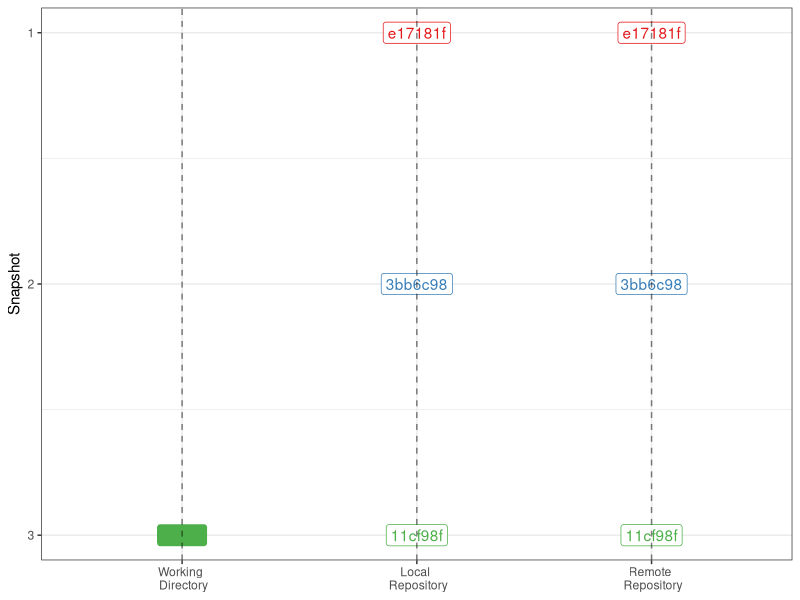
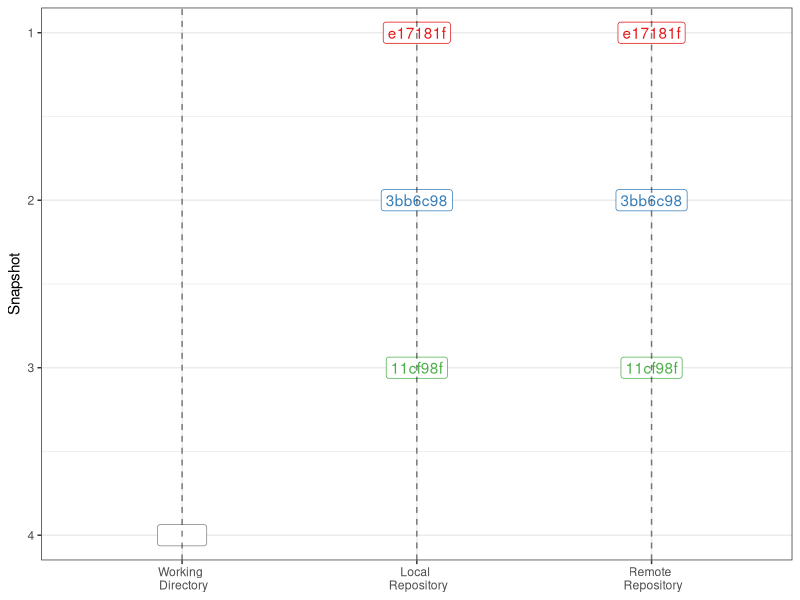
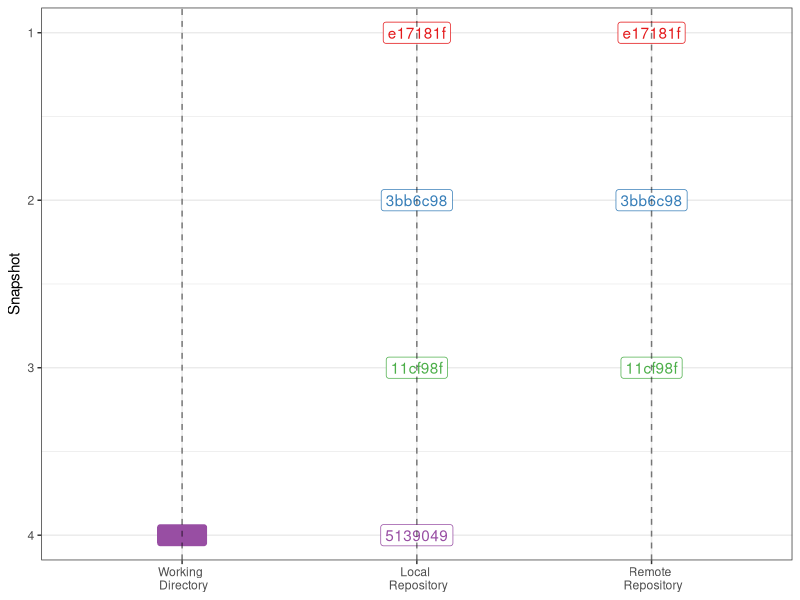
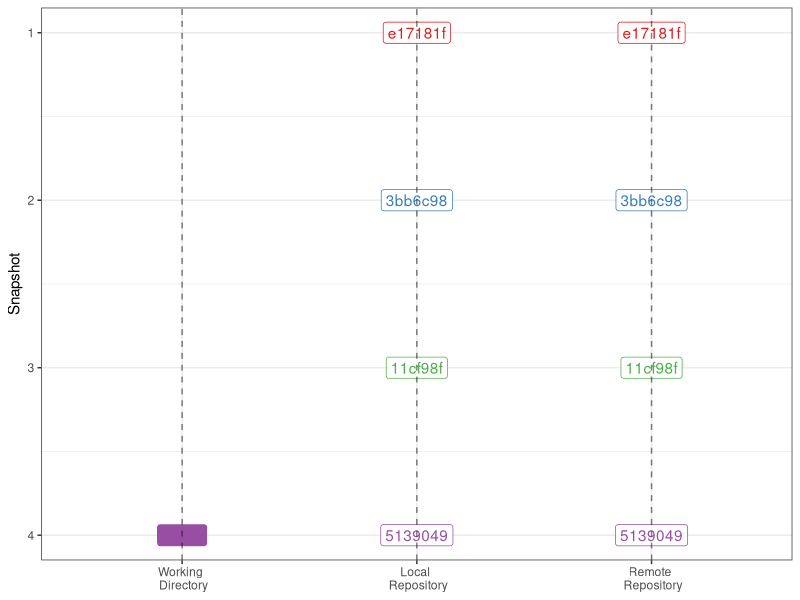
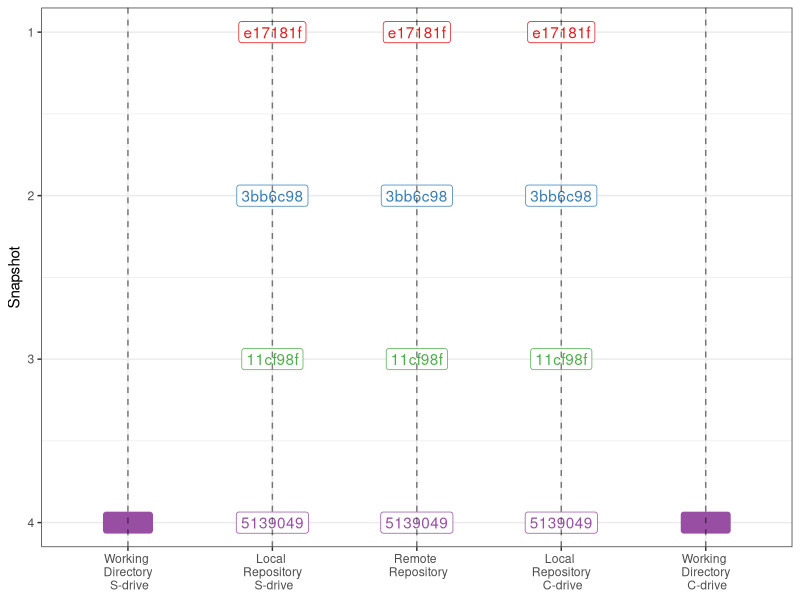
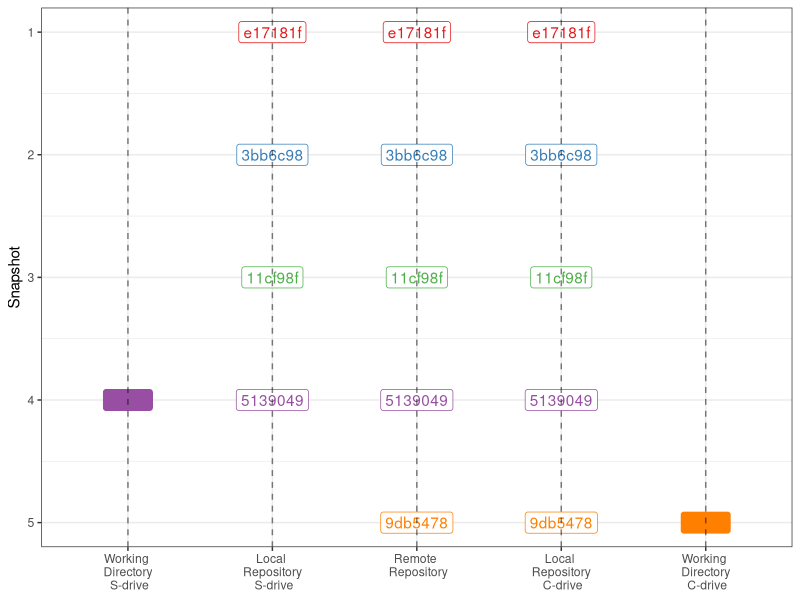

The R script that drew these images, in order:
## ---- chunk 1
#| echo: false 
#| message: false 
#| warning: false
#| label: fig-push
#| fig-cap: The Git workspace after your local repository has been pushed to a remote repository. 
#| fig-height: 4 
library(ggplot2)
library(tidyverse)
library(RColorBrewer)

sha = c("e17181f", "3bb6c98", "11cf98f")

dat <- 
  data.frame(location = c(1, 2, 2, 2, 3, 3, 3),
             snapshot = c(3, 1, 2, 3, 1, 2, 3)) %>%
  mutate(sha = sha[snapshot],
         fill = ifelse(location %in% c(1, 5), sha, ""),
         label = ifelse(location %in% c(1, 5), "          ", sha))
  
#color/fill scale
my_colors <- c("#FFFFFF", brewer.pal(9, "Set1"))
names(my_colors) <- c("", sha)

ggplot(dat, aes(x = location, y = snapshot, label = label, fill = fill, color = sha)) + 
  geom_label() +
  geom_vline(xintercept = 1:3,
             linetype = 2,
             alpha = 0.5) +
  scale_x_discrete(limits = c("Working \n Directory",
                              "Local \n Repository",
                              "Remote \n Repository")) +
  scale_y_continuous(breaks = function(x) unique(floor(pretty(seq(0, max(x) + 1) * 1.1))),
                     trans = "reverse") +
  scale_color_manual(values = my_colors) +
  scale_fill_manual(values = my_colors) +
  guides(color = "none", fill = "none") +
  labs(x = NULL, y = "Snapshot") +
  theme_bw()
## ---- chunk 2
#| echo: false 
#| message: false 
#| warning: false
#| label: fig-changewremote
#| fig-cap: The Git workspace after the working directory has been changed leaving the local and remote repositories out-of-date. 
#| fig-height: 4 

sha = c("e17181f", "3bb6c98", "11cf98f")

dat <- 
  data.frame(location = c(1, 2, 2, 2, 3, 3, 3),
             snapshot = c(4, 1, 2, 3, 1, 2, 3)) %>%
  mutate(sha = sha[snapshot],
         fill = "", #ifelse(location %in% c(1, 5), sha, ""),
         label = ifelse(location %in% c(1, 5), "          ", sha))
  
#color/fill scale
my_colors <- c("#FFFFFF", brewer.pal(9, "Set1"))
names(my_colors) <- c("", sha)

ggplot(dat, aes(x = location, y = snapshot, label = label, fill = fill, color = sha)) + 
  geom_label() +
  geom_vline(xintercept = 1:3,
             linetype = 2,
             alpha = 0.5) +
  scale_x_discrete(limits = c("Working \n Directory",
                              "Local \n Repository",
                              "Remote \n Repository")) +
  scale_y_continuous(breaks = function(x) unique(floor(pretty(seq(0, max(x) + 1) * 1.1))),
                     trans = "reverse") +
  scale_color_manual(values = my_colors) +
  scale_fill_manual(values = my_colors) +
  guides(color = "none", fill = "none") +
  labs(x = NULL, y = "Snapshot") +
  theme_bw()
## ---- chunk 3
#| echo: false 
#| message: false 
#| warning: false
#| label: fig-commitwremote
#| fig-cap: The Git workspace after a local change has been staged & committed leaving the remote repositories one commit behind. 
#| fig-height: 4 

sha = c("e17181f", "3bb6c98", "11cf98f", "5139049")

dat <- 
  data.frame(location = c(1, 2, 2, 2, 2, 3, 3, 3),
             snapshot = c(4, 1, 2, 3, 4, 1, 2, 3)) %>%
  mutate(sha = sha[snapshot],
         fill = ifelse(location %in% c(1, 5), sha, ""),
         label = ifelse(location %in% c(1, 5), "          ", sha))
  
#color/fill scale
my_colors <- c("#FFFFFF", brewer.pal(9, "Set1"))
names(my_colors) <- c("", sha)

ggplot(dat, aes(x = location, y = snapshot, label = label, fill = fill, color = sha)) + 
  geom_label() +
  geom_vline(xintercept = 1:3,
             linetype = 2,
             alpha = 0.5) +
  scale_x_discrete(limits = c("Working \n Directory",
                              "Local \n Repository",
                              "Remote \n Repository")) +
  scale_y_continuous(breaks = function(x) unique(floor(pretty(seq(0, max(x) + 1) * 1.1))),
                     trans = "reverse") +
  scale_color_manual(values = my_colors) +
  scale_fill_manual(values = my_colors) +
  guides(color = "none", fill = "none") +
  labs(x = NULL, y = "Snapshot") +
  theme_bw()
## ---- chunk 4
#| echo: false 
#| message: false 
#| warning: false
#| label: fig-pushwremote
#| fig-cap: The Git workspace after a local change has been staged, committed, and pushed. 
#| fig-height: 4 

sha = c("e17181f", "3bb6c98", "11cf98f", "5139049")

dat <- 
  data.frame(location = c(1, 2, 2, 2, 2, 3, 3, 3, 3),
             snapshot = c(4, 1, 2, 3, 4, 1, 2, 3, 4)) %>%
  mutate(sha = sha[snapshot],
         fill = ifelse(location %in% c(1, 5), sha, ""),
         label = ifelse(location %in% c(1, 5), "          ", sha))
  
#color/fill scale
my_colors <- c("#FFFFFF", brewer.pal(9, "Set1"))
names(my_colors) <- c("", sha)

ggplot(dat, aes(x = location, y = snapshot, label = label, fill = fill, color = sha)) + 
  geom_label() +
  geom_vline(xintercept = 1:3,
             linetype = 2,
             alpha = 0.5) +
  scale_x_discrete(limits = c("Working \n Directory",
                              "Local \n Repository",
                              "Remote \n Repository")) +
  scale_y_continuous(breaks = function(x) unique(floor(pretty(seq(0, max(x) + 1) * 1.1))),
                     trans = "reverse") +
  scale_color_manual(values = my_colors) +
  scale_fill_manual(values = my_colors) +
  guides(color = "none", fill = "none") +
  labs(x = NULL, y = "Snapshot") +
  theme_bw()
## ---- chunk 5
#| echo: false 
#| message: false 
#| warning: false
#| label: fig-home
#| fig-cap: The Git workspace when you have two local repositories associated with the same remote.
#| fig-height: 4 

sha = c("e17181f", "3bb6c98", "11cf98f", "5139049")

dat <- 
  data.frame(location = c(1, 2, 2, 2, 2, 3, 3, 3, 3, 4, 4, 4, 4, 5),
             snapshot = c(4, 1, 2, 3, 4, 1, 2, 3, 4, 1, 2, 3, 4, 4)) %>%
  mutate(sha = sha[snapshot],
         fill = ifelse(location %in% c(1, 5), sha, ""),
         label = ifelse(location %in% c(1, 5), "          ", sha))
  
#color/fill scale
my_colors <- c("#FFFFFF", brewer.pal(9, "Set1"))
names(my_colors) <- c("", sha)

ggplot(dat, aes(x = location, y = snapshot, label = label, fill = fill, color = sha)) + 
  geom_label() +
  geom_vline(xintercept = 1:5,
             linetype = 2,
             alpha = 0.5) +
  scale_x_discrete(limits = c("Working \n Directory \n S-drive",
                              "Local \n Repository \n S-drive",
                              "Remote \n Repository",
                              "Local \n Repository \n C-drive",
                              "Working \n Directory \n C-drive")) +
  scale_y_continuous(breaks = function(x) unique(floor(pretty(seq(0, max(x) + 1) * 1.1))),
                     trans = "reverse") +
  scale_color_manual(values = my_colors) +
  scale_fill_manual(values = my_colors) +
  guides(color = "none", fill = "none") +
  labs(x = NULL, y = "Snapshot") +
  theme_bw()
## ---- chunk 6
#| echo: false 
#| message: false 
#| warning: false
#| label: fig-homeahead
#| fig-cap: The Git workspace when you have one local repository has pushed a new commit to the remote repository.
#| fig-height: 4 

sha = c("e17181f", "3bb6c98", "11cf98f", "5139049", "9db5478")

dat <- 
  data.frame(location = c(1, 2, 2, 2, 2, 3, 3, 3, 3, 3, 4, 4, 4, 4, 4, 5),
             snapshot = c(4, 1, 2, 3, 4, 1, 2, 3, 4, 5, 1, 2, 3, 4, 5, 5)) %>%
  mutate(sha = sha[snapshot],
         fill = ifelse(location %in% c(1, 5), sha, ""),
         label = ifelse(location %in% c(1, 5), "          ", sha))
  
#color/fill scale
my_colors <- c("#FFFFFF", brewer.pal(9, "Set1"))
names(my_colors) <- c("", sha)

ggplot(dat, aes(x = location, y = snapshot, label = label, fill = fill, color = sha)) + 
  geom_label() +
  geom_vline(xintercept = 1:5,
             linetype = 2,
             alpha = 0.5) +
  scale_x_discrete(limits = c("Working \n Directory \n S-drive",
                              "Local \n Repository \n S-drive",
                              "Remote \n Repository",
                              "Local \n Repository \n C-drive",
                              "Working \n Directory \n C-drive")) +
  scale_y_continuous(breaks = function(x) unique(floor(pretty(seq(0, max(x) + 1) * 1.1))),
                     trans = "reverse") +
  scale_color_manual(values = my_colors) +
  scale_fill_manual(values = my_colors) +
  guides(color = "none", fill = "none") +
  labs(x = NULL, y = "Snapshot") +
  theme_bw()
